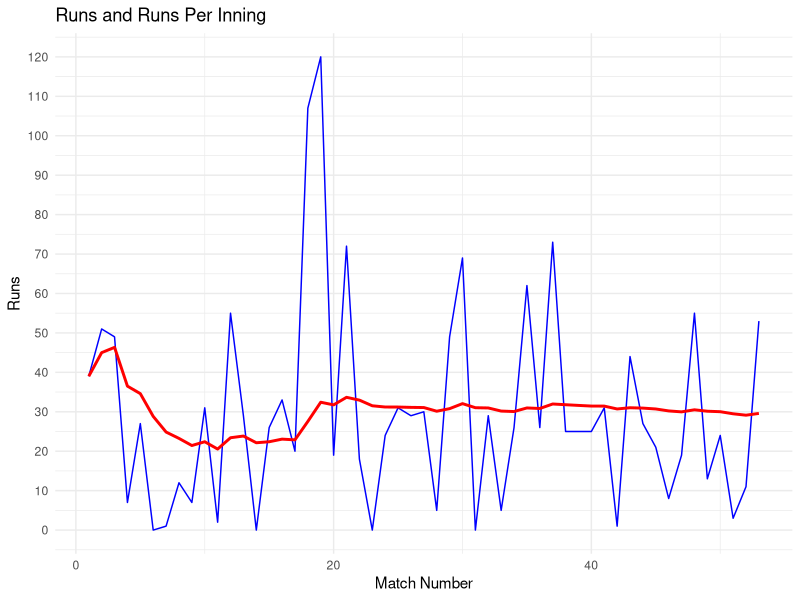
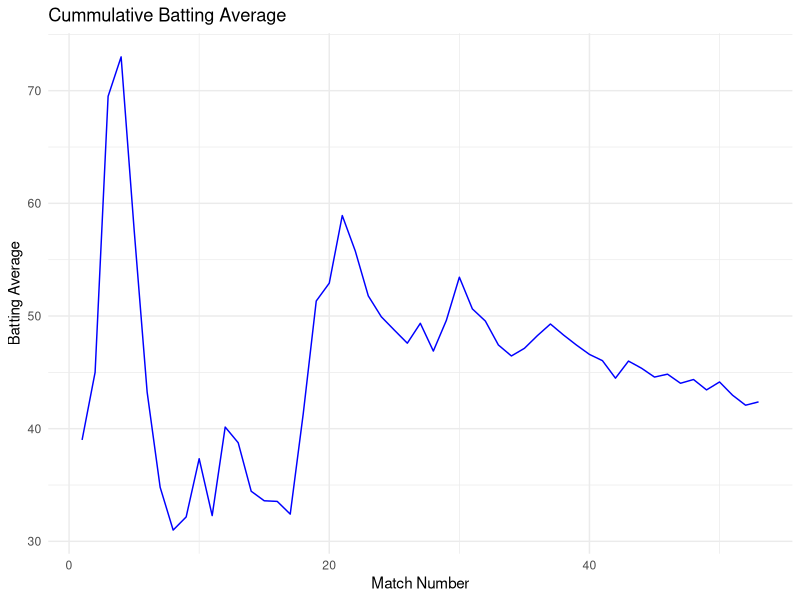
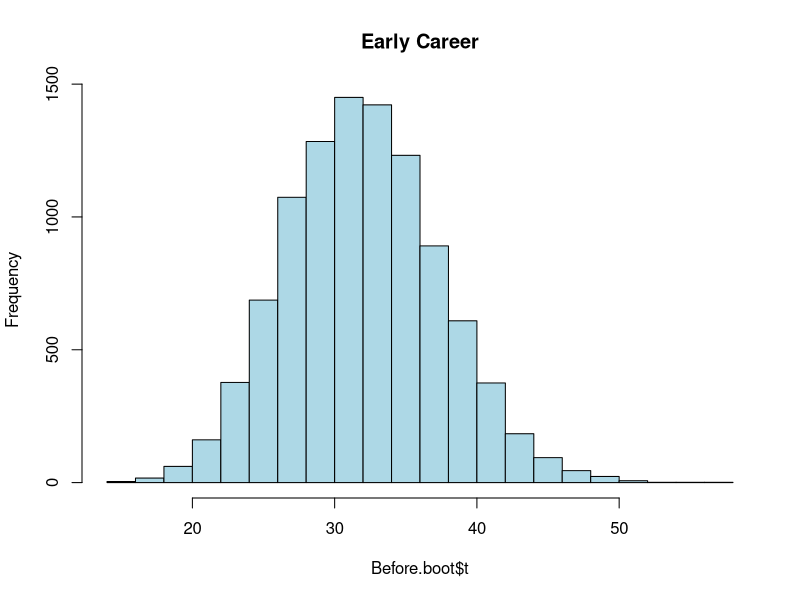
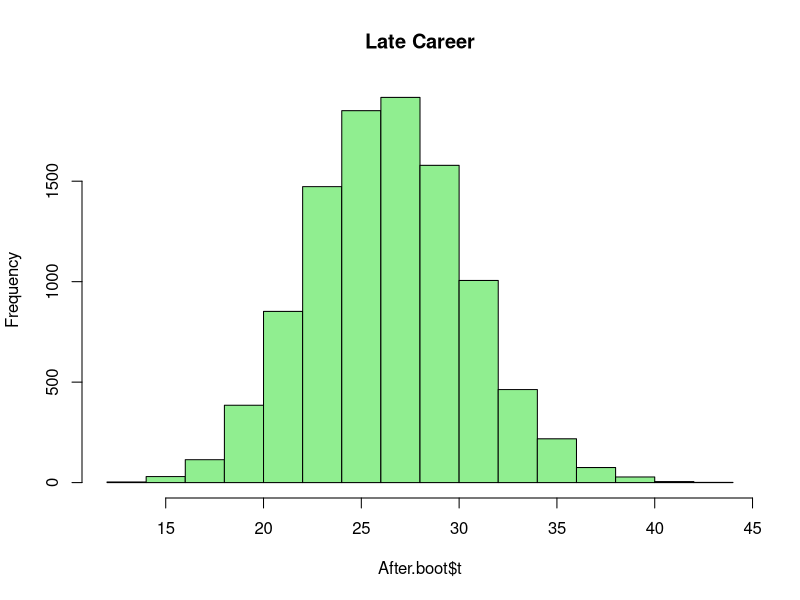
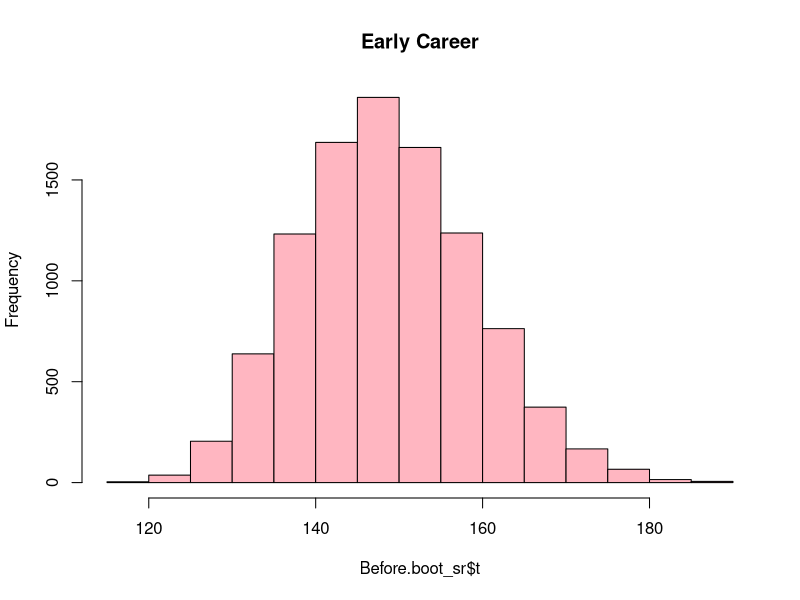
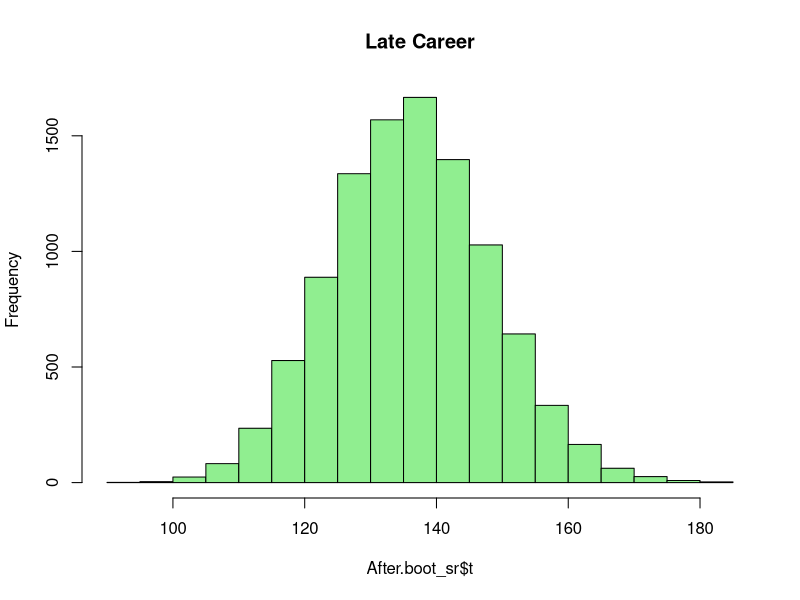

Recreate these plots in R, in order.
#install.packages("zoo")
#install.packages("ggplot2")
#install.packages("readxl")
library(readxl)
library(zoo)
library(ggplot2)

file <- read_excel("TilakVarma.xlsx", col_names = TRUE)
colnames(file) <- c("Match_No", "Match",	"Innings", "Runs", "Balls", "Outs",	"Avg",	"SR",	"HS",	"50",	"100",	"4s",	"6s",	"Dot%", "Phase")

file$Total_Runs <- cumsum(file$Runs)
file$Runs_Per_Inn <- file$Total_Runs / file$Match_No

# Plot
ggplot(file, aes(x = Match_No)) +
  geom_line(aes(y = Runs), color = "blue") +
  geom_line(aes(y = Runs_Per_Inn), color = "red", linewidth = 1) +
  scale_y_continuous(
    breaks = seq(0, 125, by = 10)
  ) +
  labs(title = "Runs and Runs Per Inning",
       x = "Match Number",
       y = "Runs") +
  theme_minimal()

file$No_of_Outs <- cumsum(file$Outs)
file$Batting_Avg <- file$Total_Runs / file$No_of_Outs

# Plot Batting avg
ggplot(file, aes(x = Match_No, y = Batting_Avg)) +
  geom_line(color = "blue") +
  labs(title = "Cummulative Batting Average",
       x = "Match Number",
       y = "Batting Average") +
  theme_minimal()


Before <- subset(file, file$Phase == "Before")
After  <- subset(file, file$Phase == "After")

#install.packages("boot")
library(boot)
set.seed(123)

boot.mean <- function(file, indices) {
  sample <- file[indices, ]
  mean(sample$Runs)
}

Before.boot <- boot(Before, boot.mean, R = 10000)
After.boot <- boot(After, boot.mean, R = 10000)

boot.ci(Before.boot, type = "perc")
boot.ci(After.boot, type = "perc")

mean(Before.boot$t)
mean(After.boot$t)

hist(Before.boot$t,
     col="lightblue",
     main="Early Career")

hist(After.boot$t,
     col="lightgreen",
     main="Late Career")

boot.diff_runs <- Before.boot$t - After.boot$t
quantile(boot.diff_runs,c(0.025,0.975))



boot.sr <- function(Before, indices){
  sample <- Before[indices, ]
  total_runs <- sum(sample$Runs)
  total_balls <- sum(sample$Balls)
  overall_sr <- (total_runs / total_balls) * 100
  return(overall_sr)
}

Before.boot_sr <- boot(Before, statistic = boot.sr, R = 10000)
boot.ci(Before.boot_sr, type = "perc")


boot.sr <- function(After, indices){
  sample <- After[indices, ]
  total_runs <- sum(sample$Runs)
  total_balls <- sum(sample$Balls)
  overall_sr <- (total_runs / total_balls) * 100
  return(overall_sr)
}

After.boot_sr <- boot(After, statistic = boot.sr, R = 10000)
boot.ci(After.boot_sr, type = "perc")


hist(Before.boot_sr$t,
     col="lightpink",
     main="Early Career")

hist(After.boot_sr$t,
     col="lightgreen",
     main="Late Career")

mean(Before.boot_sr$t)
mean(After.boot_sr$t)

boot.diff_sr <- Before.boot_sr$t - After.boot_sr$t

quantile(boot.diff_sr,
         c(0.025, 0.975))


boot.avg <- function(Before, indices){
  sample <- Before[indices, ]
  total_runs <- sum(sample$Runs)
  total_outs <- sum(sample$Outs)
  Phase_Batting_Avg <- total_runs/total_outs
  return(Phase_Batting_Avg)
}

Before.boot_avg <- boot(Before, statistic = boot.avg, R = 10000)
boot.ci(Before.boot_avg, type = "perc")

boot.avg <- function(After, indices){
  sample <- After[indices, ]
  total_runs <- sum(sample$Runs)
  total_outs <- sum(sample$Outs)
  Phase_Batting_Avg <- (total_runs / total_outs)
  return(Phase_Batting_Avg)
}

After.boot_avg <- boot(After, statistic = boot.avg, R = 10000)
boot.ci(After.boot_avg, type = "perc")


boot.diff_avg <- Before.boot_avg$t - After.boot_avg$t
quantile(boot.diff_avg,c(0.025,0.975))
